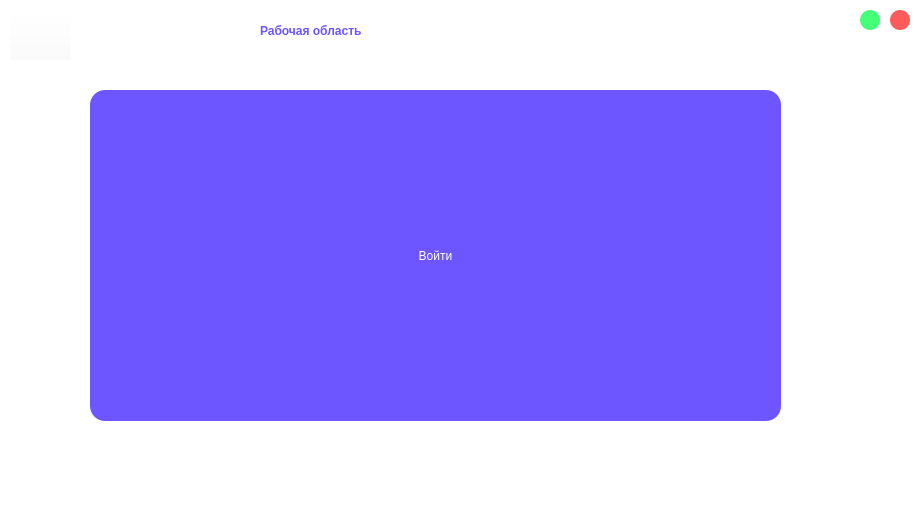
<?xml version="1.0" encoding="UTF-8"?>
<ui version="4.0">
 <class>Greeting</class>
 <widget class="QWidget" name="Greeting">
  <property name="geometry">
   <rect>
    <x>0</x>
    <y>0</y>
    <width>921</width>
    <height>511</height>
   </rect>
  </property>
  <property name="windowTitle">
   <string>Form</string>
  </property>
  <property name="styleSheet">
   <string notr="true">background-color: rgb(255, 255, 255);</string>
  </property>
  <widget class="QPushButton" name="pushButton_2">
   <property name="geometry">
    <rect>
     <x>890</x>
     <y>10</y>
     <width>20</width>
     <height>20</height>
    </rect>
   </property>
   <property name="styleSheet">
    <string notr="true">QPushButton {
	border-radius: 10px;
	background-color: #FF5B5B;
	color: white;
}
QPushButton:pressed {
	background-color: #FFBCBC;
}</string>
   </property>
   <property name="text">
    <string/>
   </property>
  </widget>
  <widget class="QPushButton" name="pushButton_3">
   <property name="geometry">
    <rect>
     <x>860</x>
     <y>10</y>
     <width>20</width>
     <height>20</height>
    </rect>
   </property>
   <property name="styleSheet">
    <string notr="true">QPushButton {
	border-radius: 10px;
	background-color: #45FF79;
	color: white;
}
QPushButton:pressed {
	background-color: #B2FFC8;
}</string>
   </property>
   <property name="text">
    <string/>
   </property>
  </widget>
  <widget class="QLabel" name="label">
   <property name="geometry">
    <rect>
     <x>260</x>
     <y>0</y>
     <width>431</width>
     <height>61</height>
    </rect>
   </property>
   <property name="styleSheet">
    <string notr="true">color: rgb(109, 85, 255);
font: 75 40pt &quot;Karla&quot; bold;
font-weight: 500;</string>
   </property>
   <property name="text">
    <string>Рабочая область</string>
   </property>
  </widget>
  <widget class="QPushButton" name="pushButton_4">
   <property name="geometry">
    <rect>
     <x>10</x>
     <y>10</y>
     <width>61</width>
     <height>51</height>
    </rect>
   </property>
   <property name="styleSheet">
    <string notr="true">background-color: rgba(255, 255, 255, 0);</string>
   </property>
   <property name="text">
    <string/>
   </property>
   <property name="icon">
    <iconset resource="greeting.qrc">
     <normaloff>:/new/prefix1/return.png</normaloff>:/new/prefix1/return.png</iconset>
   </property>
   <property name="iconSize">
    <size>
     <width>35</width>
     <height>35</height>
    </size>
   </property>
  </widget>
  <widget class="CustomButton" name="pushButton">
   <property name="geometry">
    <rect>
     <x>90</x>
     <y>90</y>
     <width>691</width>
     <height>331</height>
    </rect>
   </property>
   <property name="autoFillBackground">
    <bool>false</bool>
   </property>
   <property name="styleSheet">
    <string notr="true">QPushButton{
	color: rgb(255, 255, 255);
	background-color: #6D55FF;
	border-radius: 15px; 
	font: 75 25pt &quot;Karla&quot; bold;
	border: 2px;
}
QPushButton:pressed{
	background-color: #A597FF;
}</string>
   </property>
   <property name="text">
    <string>Войти</string>
   </property>
   <property name="default">
    <bool>false</bool>
   </property>
   <property name="flat">
    <bool>false</bool>
   </property>
  </widget>
 </widget>
 <customwidgets>
  <customwidget>
   <class>CustomButton</class>
   <extends>QPushButton</extends>
   <header location="global">custombutton.h</header>
  </customwidget>
 </customwidgets>
 <resources>
  <include location="greeting.qrc"/>
 </resources>
 <connections/>
</ui>
